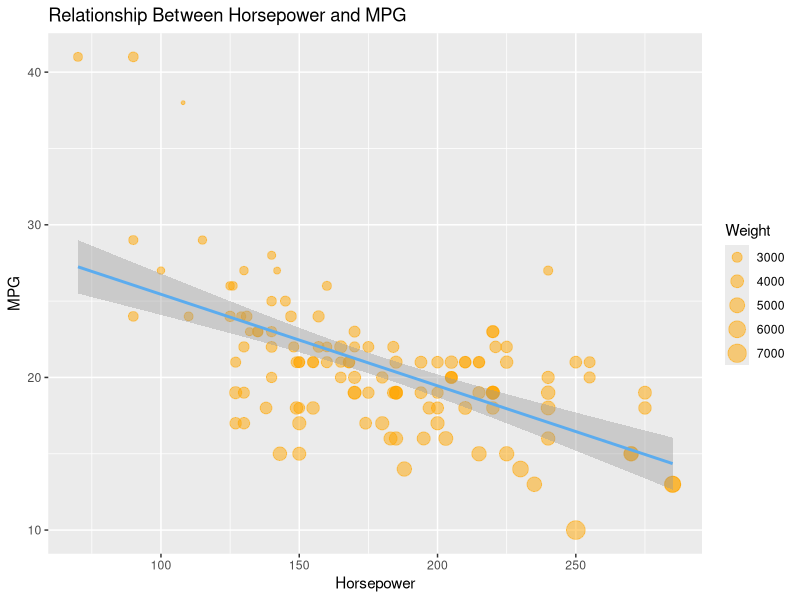

The R source for this figure:
## ---- chunk 1
knitr::opts_chunk$set(comment='', results='hold', echo = TRUE)
## ---- chunk 2
car <- read.csv("car.csv")
head(car)
## ---- chunk 3
summary(car)
## ---- chunk 4
library(ggplot2)

ggplot(car, aes(Horsepower, MPG)) + # Start with a data frame.  Define the axes
  geom_point(aes(size = Weight), alpha=0.5, colour="orange") + # Add more graphic elements
  geom_smooth(method="lm", colour="steelblue2") +
  ggtitle("Relationship Between Horsepower and MPG")
